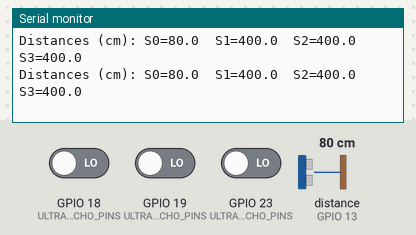
Bench run of a sketch on a simulated ESP32. Parts: the last lines printed to the serial monitor. Wiring (inferred from the names in the program): ultrasonic range finder: trigger GPIO 4; echo GPIO 13. The test bench sets the inputs (shaded band); at power-on: distance to the obstacle (sensor on GPIO 13) 80 cm, GPIO 18 (ULTRASONIC_ECHO_PINS) LOW, GPIO 19 (ULTRASONIC_ECHO_PINS) LOW, GPIO 23 (ULTRASONIC_ECHO_PINS) LOW. The echo pulse lasts 58.3 µs per cm.

Above: at 1.4 s.
1.5 s: distance to the obstacle (sensor on GPIO 13) set to 2 cm
At 1.76 s:
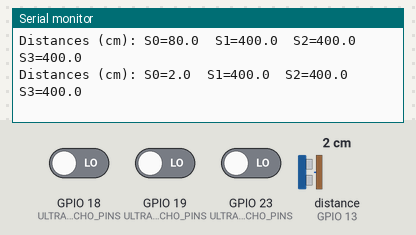
3.0 s: distance to the obstacle (sensor on GPIO 13) set to 4 cm
At 3.16 s:
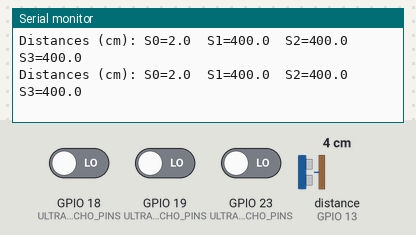
Timing chart, 0 to 6.0 s (numbered marks = the images above; inputs shaded):
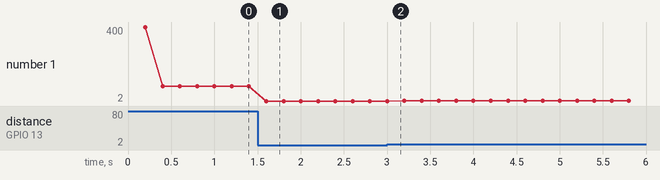

The sketch:

Ultrasonics_test.ino
```cpp
#include <Arduino.h>
#include "MultiUltrasonic.h"

// ========= USER CONFIG (in .ino) =========

// Common TRIG pin for all ultrasonic sensors
constexpr uint8_t PIN_ULTRASONIC_TRIG = 4;

// Echo pins list – set these as you like
constexpr uint8_t ULTRASONIC_ECHO_PINS[] = {
  13,  // Sensor 0
  18,  // Sensor 1
  19,  // Sensor 2
  23   // Sensor 3
};

constexpr uint8_t ULTRASONIC_SENSOR_COUNT =
    sizeof(ULTRASONIC_ECHO_PINS) / sizeof(ULTRASONIC_ECHO_PINS[0]);

// Max distance (cm) when no echo / too far
constexpr float    MAX_DISTANCE_CM        = 400.0f;
// Time between trigger bursts
constexpr uint32_t BURST_INTERVAL_MS      = 60;
// Print interval
constexpr uint32_t PRINT_INTERVAL_MS      = 200;

void setup() {
  Serial.begin(115200);
  delay(200);

  // Initialize the multi-ultrasonic module with your config
  multiUltrasonicBegin(
    PIN_ULTRASONIC_TRIG,
    ULTRASONIC_ECHO_PINS,
    ULTRASONIC_SENSOR_COUNT,
    MAX_DISTANCE_CM,
    BURST_INTERVAL_MS
  );

  Serial.println("Multi-ultrasonic (config from .ino) started.");
}

void loop() {
  // Non-blocking update
  multiUltrasonicUpdate();

  // Example: print distances periodically
  static uint32_t lastPrintMs = 0;
  uint32_t nowMs = millis();

  if ((nowMs - lastPrintMs) >= PRINT_INTERVAL_MS) {
    lastPrintMs = nowMs;

    uint8_t count = multiUltrasonicSensorCount();
    const float* distances = multiUltrasonicDistances();

    Serial.print("Distances (cm): ");
    for (uint8_t i = 0; i < count; i++) {
      Serial.print("S");
      Serial.print(i);
      Serial.print("=");

      Serial.print(distances[i], 1);  // 1 decimal place
      Serial.print("  ");
    }
    Serial.println();
  }

  // No delay() -> fully non-blocking
}
 
```

MultiUltrasonic.cpp
```cpp
#include "MultiUltrasonic.h"

namespace
{
    // ---- Constants ----
    constexpr float    SPEED_OF_SOUND_CM_PER_US = 0.0343f;  // ~343 m/s -> 0.0343 cm/µs

    // Internal storage (max sensors)
    uint8_t  g_trigPin = 0;
    uint8_t  g_sensorCount = 0;
    uint8_t  g_echoPins[MULTI_ULTRA_MAX_SENSORS] = {0};

    // Configurable parameters
    float    g_maxDistanceCm     = 400.0f;
    uint32_t g_burstIntervalMs   = 60;
    uint32_t g_maxEchoTimeUs     = 0;      // derived from maxDistance

    // Timing and state
    volatile uint32_t g_echoStartUs[MULTI_ULTRA_MAX_SENSORS] = {0};
    volatile uint32_t g_echoEndUs[MULTI_ULTRA_MAX_SENSORS]   = {0};
    volatile bool     g_echoRisingSeen[MULTI_ULTRA_MAX_SENSORS]   = {false};
    volatile bool     g_measurementReady[MULTI_ULTRA_MAX_SENSORS] = {false};

    float g_distanceCm[MULTI_ULTRA_MAX_SENSORS] = {0.0f};

    enum class TrigState : uint8_t {
        Idle,
        PulseHigh
    };

    TrigState  g_trigState        = TrigState::Idle;
    uint32_t   g_trigChangeTimeUs = 0;
    uint32_t   g_lastBurstTimeMs  = 0;

#ifndef IRAM_ATTR
#define IRAM_ATTR
#endif

    // ======= ISR core =======
    void IRAM_ATTR handleEchoISR(uint8_t sensorIndex) {
        if (sensorIndex >= g_sensorCount) {
            return;
        }

        uint8_t pin = g_echoPins[sensorIndex];
        int level = digitalRead(pin);
        uint32_t nowUs = micros();

        if (level == HIGH) {
            // Rising edge: start of echo
            g_echoStartUs[sensorIndex] = nowUs;
            g_echoRisingSeen[sensorIndex] = true;
        } else {
            // Falling edge: end of echo
            if (g_echoRisingSeen[sensorIndex]) {
                g_echoEndUs[sensorIndex] = nowUs;
                g_measurementReady[sensorIndex] = true;
                g_echoRisingSeen[sensorIndex] = false;
            }
        }
    }

    // ISR wrappers (support up to MULTI_ULTRA_MAX_SENSORS)
    void IRAM_ATTR echoISR0() { handleEchoISR(0); }
    void IRAM_ATTR echoISR1() { handleEchoISR(1); }
    void IRAM_ATTR echoISR2() { handleEchoISR(2); }
    void IRAM_ATTR echoISR3() { handleEchoISR(3); }
    void IRAM_ATTR echoISR4() { handleEchoISR(4); }
    void IRAM_ATTR echoISR5() { handleEchoISR(5); }
    void IRAM_ATTR echoISR6() { handleEchoISR(6); }
    void IRAM_ATTR echoISR7() { handleEchoISR(7); }

    using ISRFunc = void (*)();
    ISRFunc g_echoIsrFuncs[MULTI_ULTRA_MAX_SENSORS] = {
        echoISR0,
        echoISR1,
        echoISR2,
        echoISR3,
        echoISR4,
        echoISR5,
        echoISR6,
        echoISR7
    };

    // ======= TRIG state machine =======
    void updateTrigStateInternal() {
        if (g_sensorCount == 0) {
            return; // not configured
        }

        uint32_t nowMs = millis();
        uint32_t nowUs = micros();

        switch (g_trigState) {
            case TrigState::Idle:
                if ((nowMs - g_lastBurstTimeMs) >= g_burstIntervalMs) {
                    digitalWrite(g_trigPin, HIGH);
                    g_trigChangeTimeUs = nowUs;
                    g_trigState = TrigState::PulseHigh;
                }
                break;

            case TrigState::PulseHigh:
                if ((nowUs - g_trigChangeTimeUs) >= 10) {  // 10 µs pulse
                    digitalWrite(g_trigPin, LOW);
                    g_trigState = TrigState::Idle;
                    g_lastBurstTimeMs = nowMs;
                }
                break;
        }
    }

    // ======= Measurement processing =======
    void processMeasurementsInternal() {
        if (g_sensorCount == 0) return;

        for (uint8_t i = 0; i < g_sensorCount; i++) {
            bool     ready   = false;
            uint32_t startUs = 0;
            uint32_t endUs   = 0;

            noInterrupts();
            if (g_measurementReady[i]) {
                g_measurementReady[i] = false;
                ready   = true;
                startUs = g_echoStartUs[i];
                endUs   = g_echoEndUs[i];
            }
            interrupts();

            if (!ready) continue;

            uint32_t durationUs = (endUs >= startUs)
                                  ? (endUs - startUs)
                                  : (0xFFFFFFFFu - startUs + endUs + 1u); // micros() overflow

            if (durationUs == 0 || durationUs > g_maxEchoTimeUs) {
                g_distanceCm[i] = g_maxDistanceCm;
            } else {
                float distance = (durationUs * SPEED_OF_SOUND_CM_PER_US) / 2.0f;
                g_distanceCm[i] = distance;
            }
        }
    }

} // namespace

// ======= Public API =======

void multiUltrasonicBegin(uint8_t trigPin,
                          const uint8_t* echoPins,
                          uint8_t sensorCount,
                          float maxDistanceCm,
                          uint32_t burstIntervalMs)
{
    g_trigPin = trigPin;

    if (sensorCount > MULTI_ULTRA_MAX_SENSORS) {
        sensorCount = MULTI_ULTRA_MAX_SENSORS;
    }
    g_sensorCount = sensorCount;

    g_maxDistanceCm   = maxDistanceCm;
    g_burstIntervalMs = burstIntervalMs;
    g_maxEchoTimeUs   = static_cast<uint32_t>(
        (g_maxDistanceCm * 2.0f) / SPEED_OF_SOUND_CM_PER_US
    );

    pinMode(g_trigPin, OUTPUT);
    digitalWrite(g_trigPin, LOW);

    for (uint8_t i = 0; i < g_sensorCount; i++) {
        g_echoPins[i] = echoPins[i];
        pinMode(g_echoPins[i], INPUT);
        attachInterrupt(
            digitalPinToInterrupt(g_echoPins[i]),
            g_echoIsrFuncs[i],
            CHANGE
        );
        g_distanceCm[i] = g_maxDistanceCm; // init as "no obstacle"
    }

    g_trigState       = TrigState::Idle;
    g_lastBurstTimeMs = millis();
}

void multiUltrasonicUpdate() {
    updateTrigStateInternal();
    processMeasurementsInternal();
}

uint8_t multiUltrasonicSensorCount() {
    return g_sensorCount;
}

const float* multiUltrasonicDistances() {
    return g_distanceCm;
}

float multiUltrasonicGetDistance(uint8_t index) {
    if (index >= g_sensorCount) {
        return g_maxDistanceCm;
    }
    return g_distanceCm[index];
}

float multiUltrasonicGetMaxDistance() {
    return g_maxDistanceCm;
}
```

MultiUltrasonic.h
```cpp
#ifndef MULTI_ULTRASONIC_H
#define MULTI_ULTRASONIC_H

#include <Arduino.h>

// Maximum number of sensors supported by the library
constexpr uint8_t MULTI_ULTRA_MAX_SENSORS = 8;

// Initialize the module.
//  - trigPin:       common TRIG pin for all sensors
//  - echoPins:      pointer to an array of echo pin numbers
//  - sensorCount:   how many sensors (<= MULTI_ULTRA_MAX_SENSORS)
//  - maxDistanceCm: distance used when echo is missing / too far
//  - burstIntervalMs: time between TRIG bursts
void multiUltrasonicBegin(uint8_t trigPin,
                          const uint8_t* echoPins,
                          uint8_t sensorCount,
                          float maxDistanceCm     = 400.0f,
                          uint32_t burstIntervalMs = 60);

// Call this frequently in loop(); non-blocking.
void multiUltrasonicUpdate();

// Number of active sensors.
uint8_t multiUltrasonicSensorCount();

// Get read-only pointer to internal distances array (cm).
// Only the first multiUltrasonicSensorCount() entries are valid.
const float* multiUltrasonicDistances();

// Convenience: get distance for a single sensor (cm).
// Returns maxDistance if index invalid.
float multiUltrasonicGetDistance(uint8_t index);

// Current configured "no echo / too far" distance (cm).
float multiUltrasonicGetMaxDistance();

#endif // MULTI_ULTRASONIC_H
```

Measured:
- after the input at 1.5 s, the serial monitor: prints a new line after 0.10 s (image 1)
- plotted number 1: 2 → 4 after the input at 3.0 s
